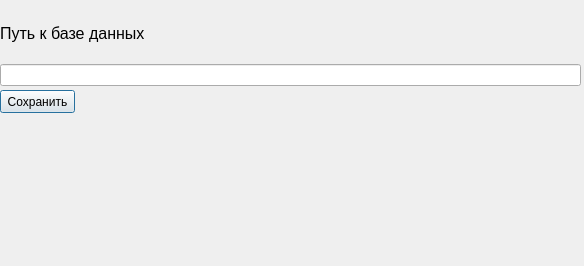
<?xml version="1.0" encoding="UTF-8"?>
<ui version="4.0">
 <class>Dialog</class>
 <widget class="QDialog" name="Dialog">
  <property name="geometry">
   <rect>
    <x>0</x>
    <y>0</y>
    <width>584</width>
    <height>266</height>
   </rect>
  </property>
  <property name="windowTitle">
   <string>Настройки</string>
  </property>
  <widget class="QWidget" name="verticalLayoutWidget">
   <property name="geometry">
    <rect>
     <x>0</x>
     <y>10</y>
     <width>581</width>
     <height>81</height>
    </rect>
   </property>
   <layout class="QVBoxLayout" name="verticalLayout">
    <property name="sizeConstraint">
     <enum>QLayout::SetDefaultConstraint</enum>
    </property>
    <item>
     <widget class="QLabel" name="label">
      <property name="maximumSize">
       <size>
        <width>16777215</width>
        <height>40</height>
       </size>
      </property>
      <property name="text">
       <string>&lt;html&gt;&lt;head/&gt;&lt;body&gt;&lt;p&gt;&lt;span style=&quot; font-size:12pt;&quot;&gt;Путь к базе данных&lt;/span&gt;&lt;/p&gt;&lt;/body&gt;&lt;/html&gt;</string>
      </property>
     </widget>
    </item>
    <item>
     <widget class="QLineEdit" name="db_way"/>
    </item>
   </layout>
  </widget>
  <widget class="QPushButton" name="pushButton">
   <property name="geometry">
    <rect>
     <x>0</x>
     <y>90</y>
     <width>75</width>
     <height>23</height>
    </rect>
   </property>
   <property name="maximumSize">
    <size>
     <width>100</width>
     <height>16777215</height>
    </size>
   </property>
   <property name="layoutDirection">
    <enum>Qt::LeftToRight</enum>
   </property>
   <property name="text">
    <string>Сохранить</string>
   </property>
  </widget>
 </widget>
 <resources/>
 <connections/>
</ui>
